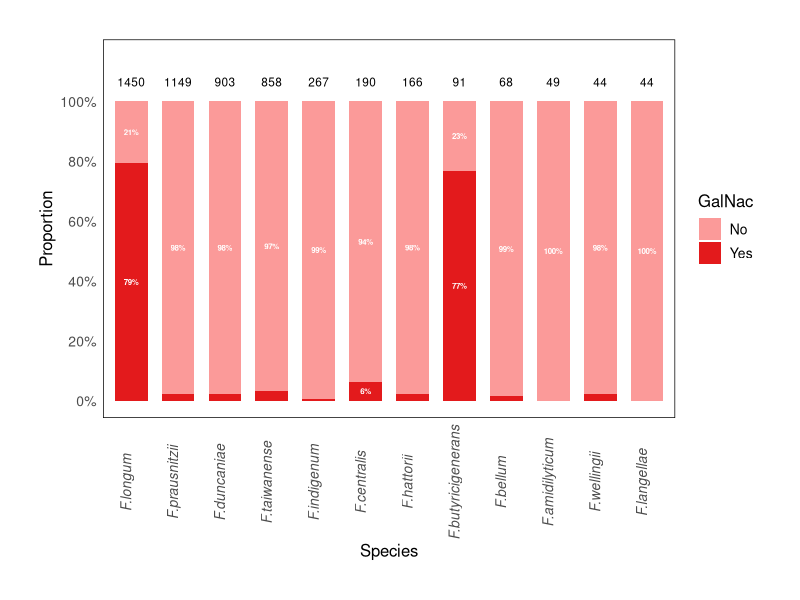
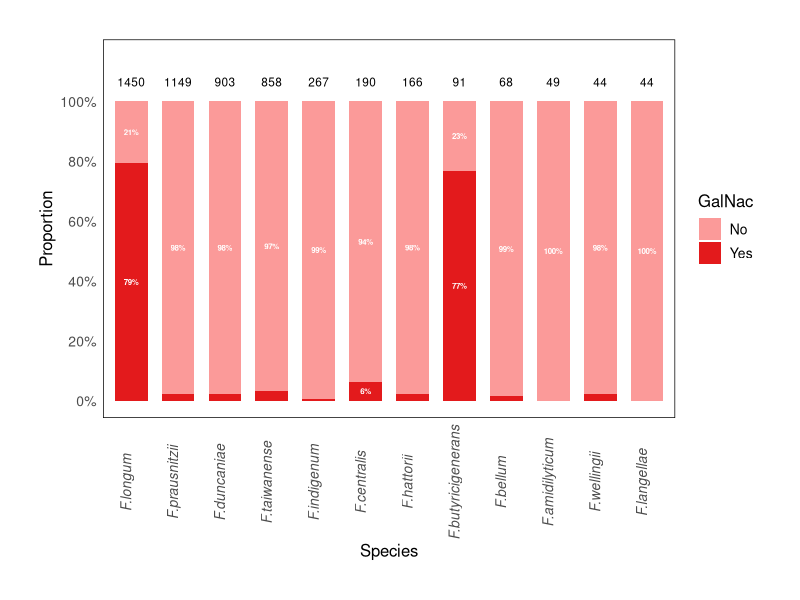

These charts were generated, in order, by the following R code:
# Load required library and data
library(tidyverse)
data <- data.frame(
  Threshold = c("com70", "com75", "com80", "com85", "com90", "com95",
                "total_70", "total_75", "total_80", "total_85", "total_90", "total_95"),
  F.longum = c(1940, 1868, 1745, 1529, 1152, 588,
               2614, 2480, 2272, 1951, 1450, 680),
  F.prausnitzii = c(27, 27, 27, 26, 26, 18,
                    1776, 1678, 1559, 1410, 1149, 556),
  F.duncaniae = c(24, 23, 23, 23, 21, 16,
                  1448, 1343, 1208, 1085, 903, 479),
  F.taiwanense = c(33, 33, 33, 31, 27, 23,
                   1332, 1226, 1119, 1004, 858, 523),
  F.centralis = c(15, 14, 14, 13, 12, 8,
                  502, 420, 360, 271, 190, 59),
  F.indigenum = c(2, 2, 2, 2, 2, 2,
                  391, 363, 339, 311, 267, 140),
  F.hattorii = c(4, 4, 4, 4, 4, 3,
                 222, 217, 208, 198, 166, 83),
  F.bellum = c(1, 1, 1, 1, 1, 1,
               208, 159, 116, 90, 68, 35),
  F.butyricigenerans = c(110, 104, 101, 94, 70, 41,
                         134, 124, 120, 113, 91, 49),
  F.amidilyticum = c(0, 0, 0, 0, 0, 0,
                     67, 63, 61, 55, 49, 30),
  F.wellingii = c(1, 1, 1, 1, 1, 1,
                  67, 61, 58, 53, 44, 27),
  F.langellae = c(1, 1, 1, 1, 0, 0,
                  64, 62, 58, 55, 44, 16)
)

# Count Yes/No percent for each species
stack_data <- data.frame()
label_data <- data.frame()
strains <- colnames(data)[-1]

for(strain in strains) {
  # Extract data of >90 completeness genomes
  com90_value <- data[data$Threshold == "com90", strain]
  total_90_value <- data[data$Threshold == "total_90", strain]
  # Count percent
  Yes <- com90_value / total_90_value
  No <- 1 - Yes
  stack_data <- rbind(stack_data, 
                      data.frame(Strain = strain, Category = "Yes", Value = Yes),
                      data.frame(Strain = strain, Category = "No", Value = No))
  label_data <- rbind(label_data, 
                      data.frame(Strain = strain, Total = total_90_value))
}

# Show percent(>5%) on the bar plot
stack_data$Percentage_Label <- ifelse(
  stack_data$Value > 0.05,
  paste0(round(stack_data$Value * 100, 0), "%"),
  ""
)

# Set strain order
strain_order <- label_data %>% 
  arrange(desc(Total)) %>% 
  pull(Strain)

stack_data$Strain <- factor(stack_data$Strain, levels = strain_order)
label_data$Strain <- factor(label_data$Strain, levels = strain_order)

# Create bar plot
ggplot() +
  geom_bar(data = stack_data, 
           aes(x = Strain, y = Value, fill = Category),
           stat = "identity", width = 0.7) +
  
  # Add percent label on the bar
  geom_text(data = stack_data, 
            aes(x = Strain, y = Value, fill = Category, label = Percentage_Label),
            position = position_stack(vjust = 0.5),
            size = 2,
            color = "white",
            fontface = "bold") +
  
  # Add total strain number on the top
  geom_text(data = label_data, 
            aes(x = Strain, 
                y = 1.05,
                label = Total),
            vjust = 0,
            size = 3,
            color = "black",
            inherit.aes = FALSE) +

  scale_fill_manual(values = c("#FB9A99" ,"#E31A1C")) +

  scale_y_continuous(labels = scales::percent_format(accuracy = 1),
                     limits = c(0, 1.15),
                     breaks = seq(0, 1, 0.2)) +
  
  labs(x = "Species", 
       y = "Proportion", 
       fill = "GalNac") +
  
  theme_minimal() +
  theme(
    text = element_text(family = "", size = 12, face = 'plain'),
    axis.text.y = element_text(size = 10),
    axis.text.x = element_text(angle = 90, hjust = 0.5, vjust = 0, 
                               family = '', size = 10, face = 'italic'),
    panel.grid.major = element_blank(),
    panel.grid.minor = element_blank(),
    legend.text = element_text(size = 10),
    legend.title = element_text(size = 12),
    legend.position = 'right',
    panel.border = element_rect(color = "black", fill = NA, size = 0.5),
    plot.margin = unit(c(1, 1, 1, 1), "cm")
  )
ggsave(filename = "GalNac_com90_barplot.pdf", width = 6, height = 5)
